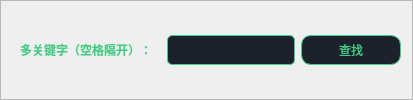
                <widget class="QFrame" name="frame_27">
                 <property name="frameShape">
                  <enum>QFrame::StyledPanel</enum>
                 </property>
                 <property name="frameShadow">
                  <enum>QFrame::Raised</enum>
                 </property>
                 <layout class="QHBoxLayout" name="horizontalLayout_26">
                  <item>
                   <widget class="QLabel" name="label_33">
                    <property name="sizePolicy">
                     <sizepolicy hsizetype="Fixed" vsizetype="Preferred">
                      <horstretch>0</horstretch>
                      <verstretch>0</verstretch>
                     </sizepolicy>
                    </property>
                    <property name="styleSheet">
                     <string notr="true">QLabel {
    color: #44cc88;
    background-color: transparent;
    padding: 5px;
    font-size: 12px;
    font-weight: bold;
}</string>
                    </property>
                    <property name="text">
                     <string>多关键字（空格隔开）：</string>
                    </property>
                   </widget>
                  </item>
                  <item>
                   <widget class="QLineEdit" name="lineKeysLE">
                    <property name="sizePolicy">
                     <sizepolicy hsizetype="Expanding" vsizetype="Maximum">
                      <horstretch>0</horstretch>
                      <verstretch>0</verstretch>
                     </sizepolicy>
                    </property>
                    <property name="minimumSize">
                     <size>
                      <width>0</width>
                      <height>30</height>
                     </size>
                    </property>
                    <property name="maximumSize">
                     <size>
                      <width>16777215</width>
                      <height>30</height>
                     </size>
                    </property>
                    <property name="styleSheet">
                     <string notr="true">QLineEdit {
    background-color: rgba(28, 33, 44, 255);
    color: #44cc88;
    border: 1px solid #44cc88;
    border-radius: 5px;
    padding: 5px 10px;
}

QLineEdit:hover {
    border: 1px solid #55dd99;
}

QLineEdit:focus {
    border: 1px solid #66eeaa;
}
</string>
                    </property>
                   </widget>
                  </item>
                  <item>
                   <widget class="QPushButton" name="searchLineBtn">
                    <property name="sizePolicy">
                     <sizepolicy hsizetype="Minimum" vsizetype="Maximum">
                      <horstretch>0</horstretch>
                      <verstretch>0</verstretch>
                     </sizepolicy>
                    </property>
                    <property name="minimumSize">
                     <size>
                      <width>100</width>
                      <height>30</height>
                     </size>
                    </property>
                    <property name="maximumSize">
                     <size>
                      <width>100</width>
                      <height>30</height>
                     </size>
                    </property>
                    <property name="styleSheet">
                     <string notr="true">QPushButton {
    background-color: rgba(28, 33, 44, 255);
    color: #44cc88;
    border: 1px solid #44cc88;
    border-radius: 10px;
    padding: 5px 10px;
}

QPushButton:hover {
    background-color: rgba(40, 45, 56, 255);
}

QPushButton:pressed {
    background-color: rgba(20, 25, 36, 255);
}</string>
                    </property>
                    <property name="text">
                     <string>查找</string>
                    </property>
                    <property name="icon">
                     <iconset resource="resources.qrc">
                      <normaloff>:/icons/assets/search.svg</normaloff>:/icons/assets/search.svg</iconset>
                    </property>
                   </widget>
                  </item>
                 </layout>
                </widget>
